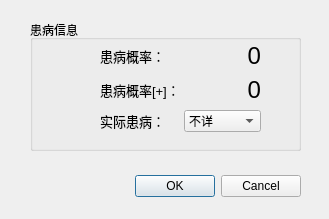
<?xml version="1.0" encoding="UTF-8"?>
<ui version="4.0">
 <class>Dialog</class>
 <widget class="QDialog" name="Dialog">
  <property name="windowModality">
   <enum>Qt::ApplicationModal</enum>
  </property>
  <property name="geometry">
   <rect>
    <x>0</x>
    <y>0</y>
    <width>329</width>
    <height>219</height>
   </rect>
  </property>
  <property name="windowTitle">
   <string>计算机诊断结果</string>
  </property>
  <widget class="QDialogButtonBox" name="buttonBox">
   <property name="geometry">
    <rect>
     <x>0</x>
     <y>170</y>
     <width>301</width>
     <height>32</height>
    </rect>
   </property>
   <property name="orientation">
    <enum>Qt::Horizontal</enum>
   </property>
   <property name="standardButtons">
    <set>QDialogButtonBox::Cancel|QDialogButtonBox::Ok</set>
   </property>
  </widget>
  <widget class="QGroupBox" name="groupBox">
   <property name="geometry">
    <rect>
     <x>30</x>
     <y>20</y>
     <width>271</width>
     <height>131</height>
    </rect>
   </property>
   <property name="title">
    <string>患病信息</string>
   </property>
   <widget class="QWidget" name="">
    <property name="geometry">
     <rect>
      <x>70</x>
      <y>21</y>
      <width>161</width>
      <height>91</height>
     </rect>
    </property>
    <layout class="QVBoxLayout" name="verticalLayout">
     <item>
      <layout class="QHBoxLayout" name="horizontalLayout">
       <item>
        <widget class="QLabel" name="label">
         <property name="font">
          <font>
           <family>Arial</family>
           <pointsize>10</pointsize>
          </font>
         </property>
         <property name="text">
          <string>患病概率：</string>
         </property>
        </widget>
       </item>
       <item>
        <widget class="QLabel" name="predict_value1_label">
         <property name="font">
          <font>
           <family>Arial</family>
           <pointsize>18</pointsize>
          </font>
         </property>
         <property name="text">
          <string>0</string>
         </property>
         <property name="alignment">
          <set>Qt::AlignRight|Qt::AlignTrailing|Qt::AlignVCenter</set>
         </property>
        </widget>
       </item>
      </layout>
     </item>
     <item>
      <layout class="QHBoxLayout" name="horizontalLayout_3">
       <item>
        <widget class="QLabel" name="label_3">
         <property name="font">
          <font>
           <family>Arial</family>
           <pointsize>10</pointsize>
          </font>
         </property>
         <property name="text">
          <string>患病概率[+]：</string>
         </property>
        </widget>
       </item>
       <item>
        <widget class="QLabel" name="predict_value2_label">
         <property name="font">
          <font>
           <family>Arial</family>
           <pointsize>18</pointsize>
          </font>
         </property>
         <property name="text">
          <string>0</string>
         </property>
         <property name="alignment">
          <set>Qt::AlignRight|Qt::AlignTrailing|Qt::AlignVCenter</set>
         </property>
        </widget>
       </item>
      </layout>
     </item>
     <item>
      <layout class="QHBoxLayout" name="horizontalLayout_2">
       <item>
        <widget class="QLabel" name="label_2">
         <property name="font">
          <font>
           <family>Arial</family>
           <pointsize>10</pointsize>
          </font>
         </property>
         <property name="text">
          <string>实际患病：</string>
         </property>
        </widget>
       </item>
       <item>
        <widget class="QComboBox" name="sure_value_comboBox">
         <item>
          <property name="text">
           <string>不详</string>
          </property>
         </item>
         <item>
          <property name="text">
           <string>患病</string>
          </property>
         </item>
         <item>
          <property name="text">
           <string>非患病</string>
          </property>
         </item>
        </widget>
       </item>
      </layout>
     </item>
    </layout>
   </widget>
  </widget>
 </widget>
 <resources/>
 <connections>
  <connection>
   <sender>buttonBox</sender>
   <signal>accepted()</signal>
   <receiver>Dialog</receiver>
   <slot>accept()</slot>
   <hints>
    <hint type="sourcelabel">
     <x>248</x>
     <y>254</y>
    </hint>
    <hint type="destinationlabel">
     <x>157</x>
     <y>274</y>
    </hint>
   </hints>
  </connection>
  <connection>
   <sender>buttonBox</sender>
   <signal>rejected()</signal>
   <receiver>Dialog</receiver>
   <slot>reject()</slot>
   <hints>
    <hint type="sourcelabel">
     <x>316</x>
     <y>260</y>
    </hint>
    <hint type="destinationlabel">
     <x>286</x>
     <y>274</y>
    </hint>
   </hints>
  </connection>
 </connections>
</ui>
